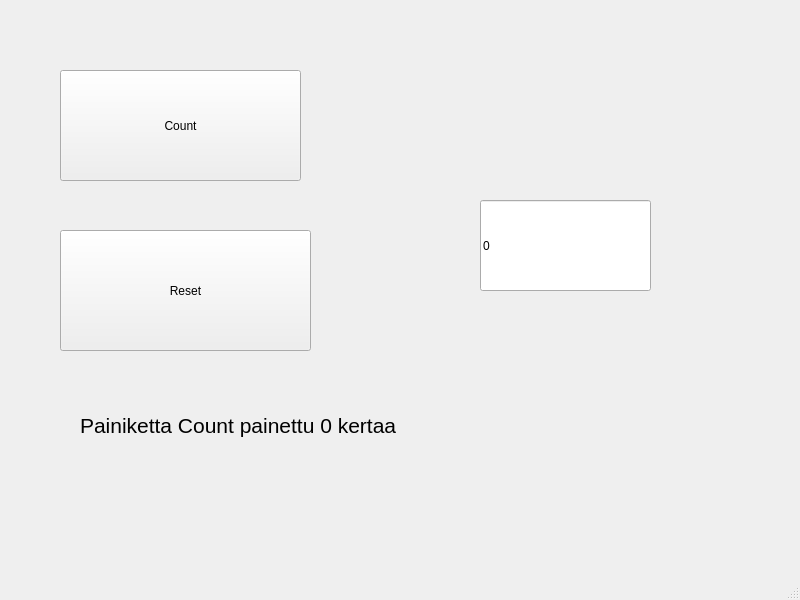
<?xml version="1.0" encoding="UTF-8"?>
<ui version="4.0">
 <class>MainWindow</class>
 <widget class="QMainWindow" name="MainWindow">
  <property name="geometry">
   <rect>
    <x>0</x>
    <y>0</y>
    <width>800</width>
    <height>600</height>
   </rect>
  </property>
  <property name="windowTitle">
   <string>MainWindow</string>
  </property>
  <widget class="QWidget" name="centralwidget">
   <widget class="QPushButton" name="btnCount">
    <property name="geometry">
     <rect>
      <x>60</x>
      <y>70</y>
      <width>241</width>
      <height>111</height>
     </rect>
    </property>
    <property name="text">
     <string>Count</string>
    </property>
   </widget>
   <widget class="QPushButton" name="btnReset">
    <property name="geometry">
     <rect>
      <x>60</x>
      <y>230</y>
      <width>251</width>
      <height>121</height>
     </rect>
    </property>
    <property name="text">
     <string>Reset</string>
    </property>
   </widget>
   <widget class="QLineEdit" name="txtResult">
    <property name="geometry">
     <rect>
      <x>480</x>
      <y>200</y>
      <width>171</width>
      <height>91</height>
     </rect>
    </property>
    <property name="maximumSize">
     <size>
      <width>16777215</width>
      <height>91</height>
     </size>
    </property>
    <property name="text">
     <string>0</string>
    </property>
   </widget>
   <widget class="QLabel" name="labelInfo">
    <property name="geometry">
     <rect>
      <x>80</x>
      <y>390</y>
      <width>421</width>
      <height>71</height>
     </rect>
    </property>
    <property name="text">
     <string>&lt;html&gt;&lt;head/&gt;&lt;body&gt;&lt;p&gt;&lt;span style=&quot; font-size:16pt;&quot;&gt;Painiketta Count painettu 0 kertaa&lt;/span&gt;&lt;/p&gt;&lt;/body&gt;&lt;/html&gt;</string>
    </property>
   </widget>
  </widget>
  <widget class="QMenuBar" name="menubar">
   <property name="geometry">
    <rect>
     <x>0</x>
     <y>0</y>
     <width>800</width>
     <height>26</height>
    </rect>
   </property>
  </widget>
  <widget class="QStatusBar" name="statusbar"/>
 </widget>
 <resources/>
 <connections/>
</ui>
